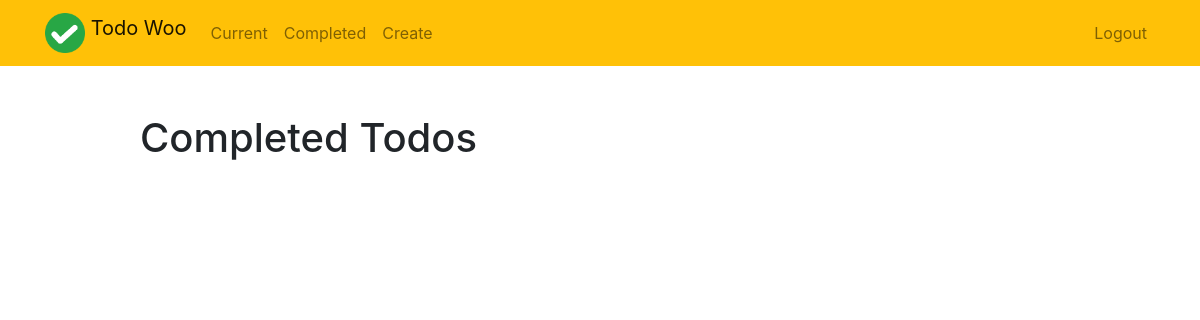
The app's page /completed/ (signed in), older data.
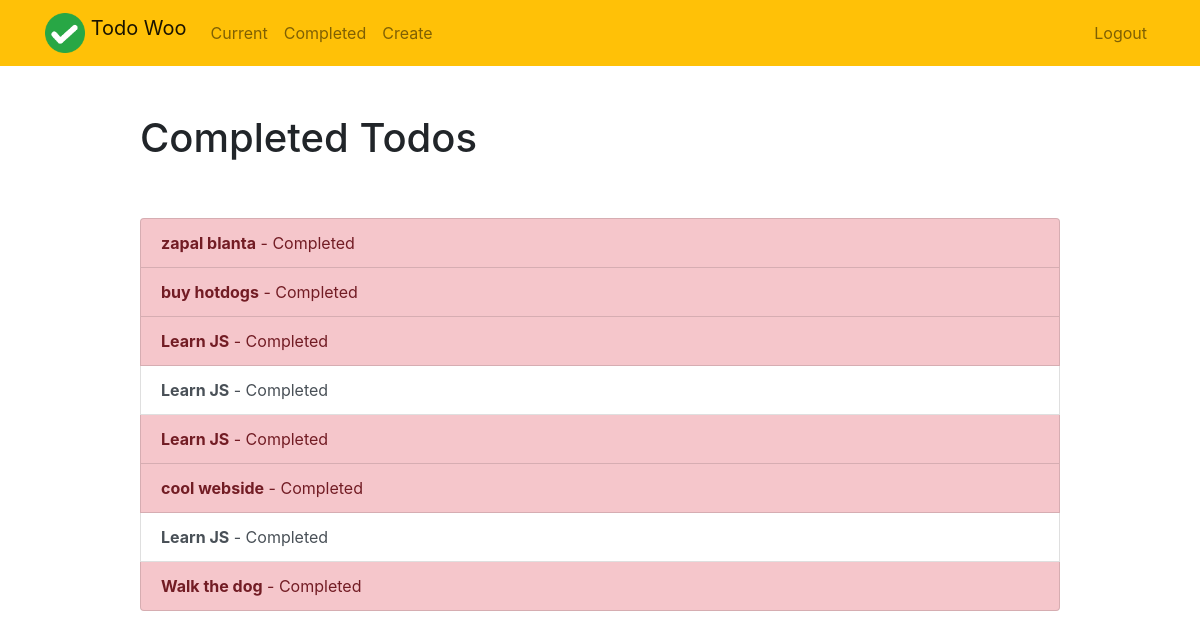
The same page, newer data.
### todo/models.py (models this page shows, shortened)
class Todo(models.Model):
    title = models.CharField(max_length=100)
    description = models.TextField(max_length=200, blank=True)
    created = models.DateTimeField(auto_now_add=True)  # auto adds time with creation
    completed = models.DateTimeField(null=True, blank=True)  # null -
    important = models.BooleanField(default=False)
    user = models.ForeignKey(User, on_delete=models.CASCADE)

### todo/views.py (the view)
# urls.py: path('completed/', views.completedtodos, name='completedtodos'),
@login_required
def completedtodos(request):
    todos = Todo.objects.filter(user=request.user, completed__isnull=False).order_by('-completed')
    return render(request, 'todo/completedtodos.html', {'todos': todos})

### todo/templates/todo/completedtodos.html
{% extends "todo/base.html" %}
{% block content %}
    <div class="row justify-content-center mt-5">
        <div class="col-md-10">
            <h1>Completed Todos</h1>
        </div>
    </div>
    <div class="row justify-content-center mt-5">
        <div class="col-md-10">
            <div class="list-group">
                {% for todo in todos %}
                    <a href="{% url 'viewtodo' todo.id %}" class="list-group-item list-group-item-action{% if todo.important %} list-group-item-danger{% endif %}"><b>{{ todo.title }}</b> - Completed {{ todo.datecompleted|date:'M j Y H:i' }}</a>
                {% endfor %}
            </div>
        </div>
    </div>
{% endblock %}

### todo/templates/todo/base.html (shortened to what this page needs)
{% load static %}
<!doctype html>
<html lang="en">
<head>
    <link rel="stylesheet" href="https://stackpath.bootstrapcdn.com/bootstrap/4.4.1/css/bootstrap.min.css">
</head>
<body>
<nav class="navbar navbar-expand-md navbar-light bg-warning">
<div class="container">
    <a class="navbar-brand" href="{% url 'home' %}">
         <img src="{% static 'todo/logo.png' %}" width="40" height="40" class="d-inline-block align-top">
        <span>Todo Woo</span>
    </a>
    <div class="collapse navbar-collapse" id="navbarNav">
    {% if user.is_authenticated %}
        <ul class="navbar-nav mr-auto">
                <li class="nav-item {{ current }}">
                    <a class="nav-link" href="{% url 'currenttodos' %}">Current</a>
                </li>
                <li class="nav-item {{ completed }}">
                    <a class="nav-link" href="{% url 'completedtodos' %}">Completed</a>
                </li>
                <li class="nav-item {{ create }}">
                    <a class="nav-link" href="{% url 'createtodo' %}">Create</a>
                </li>
        </ul>
    {% endif %}
    <ul class="navbar-nav ml-auto">
            {% if user.is_authenticated %}
                <li class="nav-item">
                    <a href="#" onclick="$('#signOutBtn').click()" class="nav-link">Logout</a>
                </li>
            {% endif %}
        </ul>
    </div>
</div>
</nav>
<div class="container">
{% block content %}{% endblock %}
</div>
</body>
</html>

Row changes from the older to the newer data that the page shows:
added Todo: title "zapal blanta"
added Todo: title "buy hotdogs"
added Todo: title "Learn JS"
added Todo: title "Learn JS", important False (drawn)
added Todo: title "Learn JS"
added Todo: title "cool webside"
added Todo: title "Learn JS", important False (drawn)
added Todo: title "Walk the dog"
